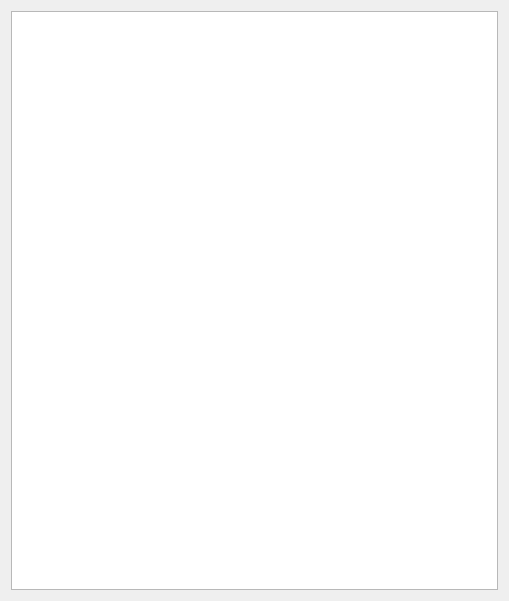
<?xml version="1.0" encoding="UTF-8"?>
<ui version="4.0">
 <class>DialogGroup</class>
 <widget class="QDialog" name="DialogGroup">
  <property name="geometry">
   <rect>
    <x>0</x>
    <y>0</y>
    <width>509</width>
    <height>601</height>
   </rect>
  </property>
  <property name="windowTitle">
   <string>Группы электродов для компонентов</string>
  </property>
  <layout class="QVBoxLayout" name="verticalLayout">
   <item>
    <widget class="DbViewer" name="tableView"/>
   </item>
  </layout>
 </widget>
 <customwidgets>
  <customwidget>
   <class>DbViewer</class>
   <extends>QTableView</extends>
   <header>db/dbviewer.h</header>
  </customwidget>
 </customwidgets>
 <resources/>
 <connections/>
</ui>
